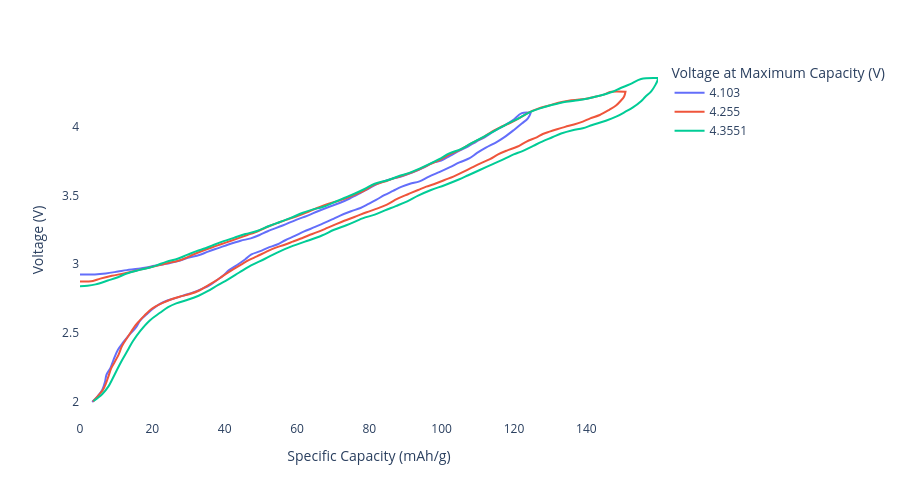

Notebook code cell kept with this figure:
### Code cell
# NNM

csv1 = '../local_data/active_materials/cathode/NaNiMn P2-O3 Composite - 4.1V.csv'
csv2 = '../local_data/active_materials/cathode/NaNiMn P2-O3 Composite - 4.25V.csv'
csv3 = '../local_data/active_materials/cathode/NaNiMn P2-O3 Composite - 4.35V.csv'

half_cells = []
for csv in [csv1, csv2, csv3]:

    half_cell = (
        pd.read_csv(
            csv,
            names=['specific_capacity', 'voltage', 'direction', 'id'],
            skiprows=1
        ).drop(
            columns=['id']
        ).assign(
            direction = lambda x: x['direction'].apply(lambda y: 'discharge' if y == 'CC_DChg' else 'charge'),
        )
    )

    half_cells.append(half_cell)

nnm = CathodeMaterial(
    name = 'NaNiMn P2-O3 Composite',
    reference = 'Na/Na+',
    specific_cost = 11.00,
    density = 4.4,
    half_cell_curves = half_cells,
    color='#1f1f1f'
)

nnm.plot_curves(width=900, height=500).show()
